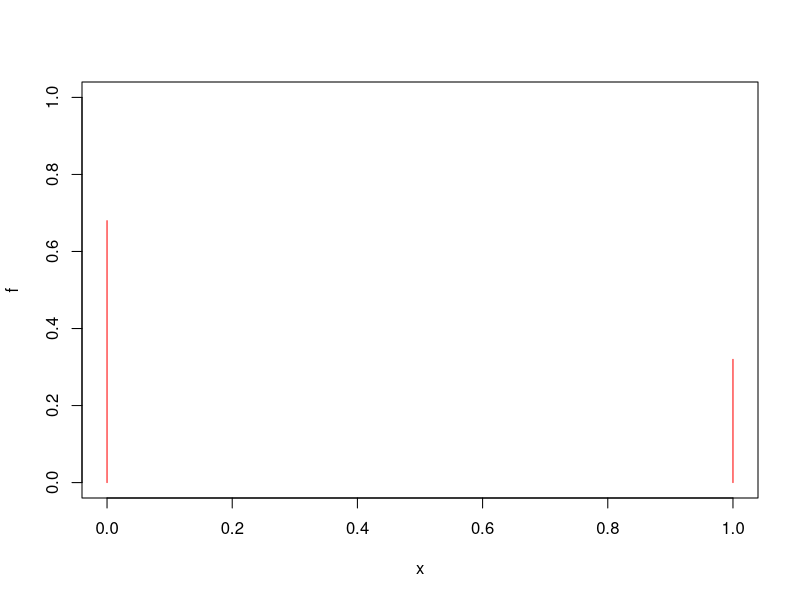
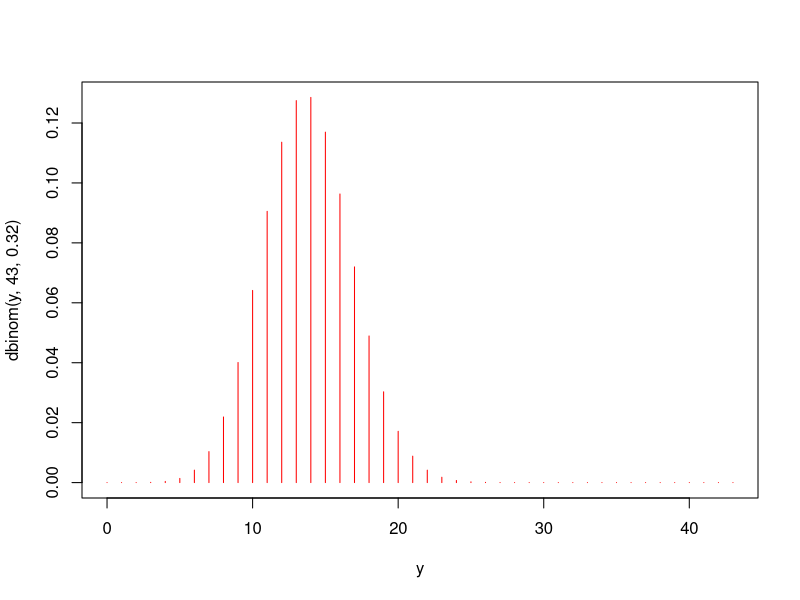

Generate these figures, in order, with R:
#Pregunta1

#Modelo de Bernoulli

x <- c(0,1) #valores que puede tomar la variable aleatoria
f <- c(0.68, 0.32) #función de probabilidad

plot(x,f, type="h", ylim=c(0,1), col="red")

#Binomial: repetición de ensayos de Bernoulli; cuentos los 1

#Y= numero de personas que tienen como mínimo dos televisores

n <- 43
sample(x,n, f, replace=TRUE)
#obtengo todos los resultado; saca numeros aleatorios de una función de probabilidad

y<- sum(sample(x,n, f, replace=TRUE)) 
#total de 1 que tengo; el valor me variará

Y <- function(i){sum(sample(x,n, f, replace=TRUE))}
Y(i)

#quiero hacer cuando el número de encuestas tiende a infinito

encuestas <- sapply(1:40,Y)
#sapply me permite hacer un bucle
encuestas
#cada uno de los valores que me sale es el resultado de un experimento de bernullu

table(encuestas)

#ahora hago más encuestas
encuestas <- sapply(1:400000,Y)
fr <- table(encuestas)/400000 #lo divido entre el número de encuestas para tener el valor relativo

fr["13"] #el valor que tenga aquí será mi resultado

#BINOMIAL Y-> Binom(n,p)
dbinom(13,43,0.32)
#probabilidad de tener 13 muestras positivas en la encuesta de 43, cuando la pribabilidad de que alguien me diga que si es de 0.32
y <- 0:43
plot(y,dbinom(y,43,0.32), type="h", col='red')
#el type h es para que me haga las lineas horizontales


#PREGUNTA 2
#si me preguntaran la probabilidad que una muestra de 44 tenga 17 llars que como mínimo etngan dos televisores

dbinom(17,44,0.32)

#ahora me pregunta que P(Y<17) = P(Y<=16) = F(16)
#la función de distribución pbim
pbinom(16,44,0.32) #RESPUESTA DE LA PREGUNTA 2

#cálculo de la mediana
qbinom(0.5,44,0.32) #Respuesta: 14

#calculo del primer quartil
qbinom(0.25,44,0.32) #Respuesta: 12


#PREGUNTA3
#a) n*p= 24*0.68 media
#b) n*p*(1-p) = 24*0.68*0.32 varianza
#c) primer cuartil
qbinom(0.25, 24, 0.68)

#PREGUNTA4
#n*p= 46*0,32